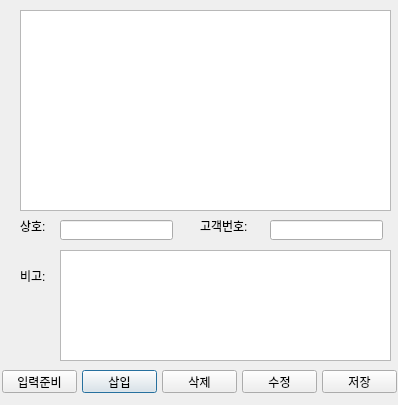
<?xml version="1.0" encoding="UTF-8"?>
<ui version="4.0">
 <class>CK_Customer</class>
 <widget class="QDialog" name="CK_Customer">
  <property name="geometry">
   <rect>
    <x>0</x>
    <y>0</y>
    <width>398</width>
    <height>405</height>
   </rect>
  </property>
  <property name="windowTitle">
   <string>업체관리</string>
  </property>
  <widget class="QLineEdit" name="lineEditName">
   <property name="geometry">
    <rect>
     <x>60</x>
     <y>220</y>
     <width>113</width>
     <height>20</height>
    </rect>
   </property>
  </widget>
  <widget class="QLabel" name="lblName">
   <property name="geometry">
    <rect>
     <x>20</x>
     <y>220</y>
     <width>56</width>
     <height>12</height>
    </rect>
   </property>
   <property name="text">
    <string>상호:</string>
   </property>
  </widget>
  <widget class="QLineEdit" name="lineEditNumber">
   <property name="geometry">
    <rect>
     <x>270</x>
     <y>220</y>
     <width>113</width>
     <height>20</height>
    </rect>
   </property>
  </widget>
  <widget class="QLabel" name="lblNumber">
   <property name="geometry">
    <rect>
     <x>200</x>
     <y>220</y>
     <width>56</width>
     <height>12</height>
    </rect>
   </property>
   <property name="text">
    <string>고객번호:</string>
   </property>
  </widget>
  <widget class="QTextEdit" name="textEditEtc">
   <property name="geometry">
    <rect>
     <x>60</x>
     <y>250</y>
     <width>331</width>
     <height>111</height>
    </rect>
   </property>
  </widget>
  <widget class="QLabel" name="lblEtc">
   <property name="geometry">
    <rect>
     <x>20</x>
     <y>270</y>
     <width>56</width>
     <height>12</height>
    </rect>
   </property>
   <property name="text">
    <string>비고:</string>
   </property>
  </widget>
  <widget class="QPushButton" name="pushButtonInsert">
   <property name="geometry">
    <rect>
     <x>82</x>
     <y>370</y>
     <width>75</width>
     <height>23</height>
    </rect>
   </property>
   <property name="text">
    <string>삽입</string>
   </property>
  </widget>
  <widget class="QPushButton" name="pushButtonDelete">
   <property name="geometry">
    <rect>
     <x>162</x>
     <y>370</y>
     <width>75</width>
     <height>23</height>
    </rect>
   </property>
   <property name="text">
    <string>삭제</string>
   </property>
  </widget>
  <widget class="QPushButton" name="pushButtonModify">
   <property name="geometry">
    <rect>
     <x>242</x>
     <y>370</y>
     <width>75</width>
     <height>23</height>
    </rect>
   </property>
   <property name="text">
    <string>수정</string>
   </property>
  </widget>
  <widget class="QPushButton" name="pushButtonCommit">
   <property name="geometry">
    <rect>
     <x>322</x>
     <y>370</y>
     <width>75</width>
     <height>23</height>
    </rect>
   </property>
   <property name="text">
    <string>저장</string>
   </property>
  </widget>
  <widget class="QListWidget" name="listWidgetCustomerName">
   <property name="geometry">
    <rect>
     <x>20</x>
     <y>10</y>
     <width>371</width>
     <height>201</height>
    </rect>
   </property>
  </widget>
  <widget class="QPushButton" name="pushButtonNew">
   <property name="geometry">
    <rect>
     <x>2</x>
     <y>370</y>
     <width>75</width>
     <height>23</height>
    </rect>
   </property>
   <property name="text">
    <string>입력준비</string>
   </property>
  </widget>
 </widget>
 <resources/>
 <connections/>
</ui>
